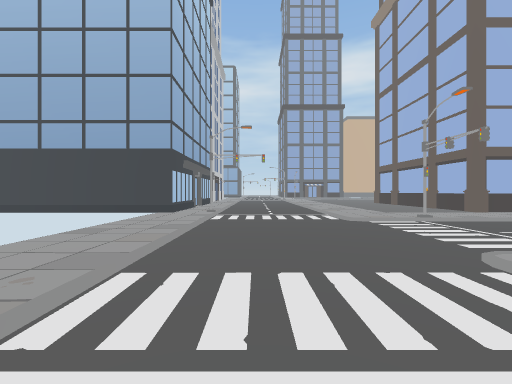
[1] (above)

24 first-person views from a walk through a Unity game level. The camera is 1.2 m above the floor, looks level and sees 90° across. Doors are open. The floor is counted in squares, 2 m on a side. Each view is taken from the middle of a square. On the plan, view 1 faces up. The plan holds only what a view shows up to about 9 squares ahead; the rest is blank. The place goes on beyond the plan.

[2]
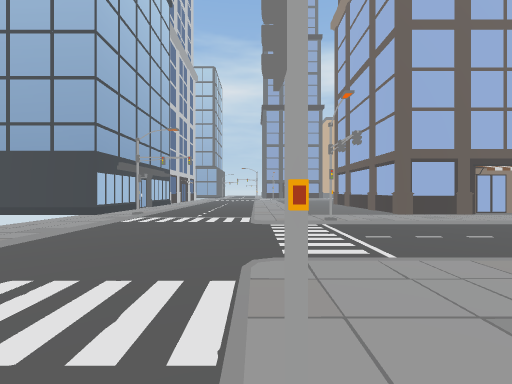

[3]
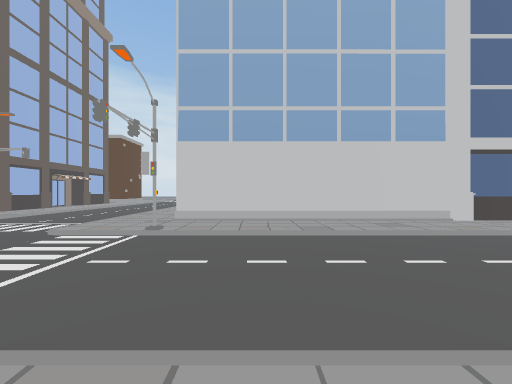

[4]
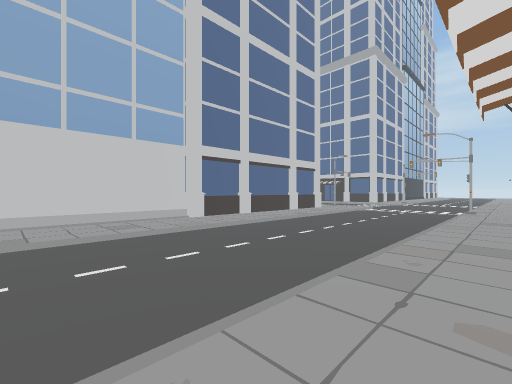

[5]
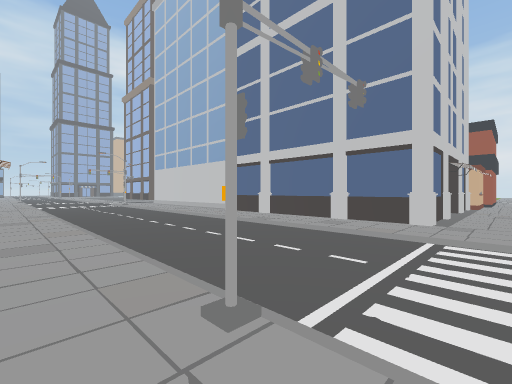

[6]
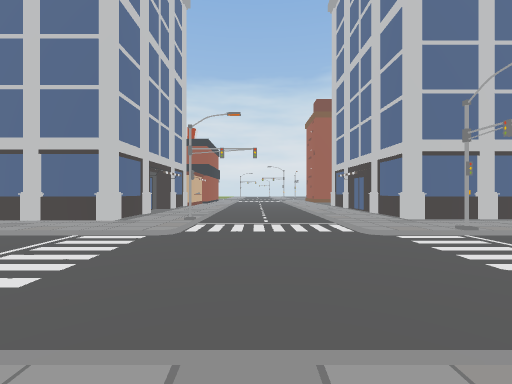

[7]
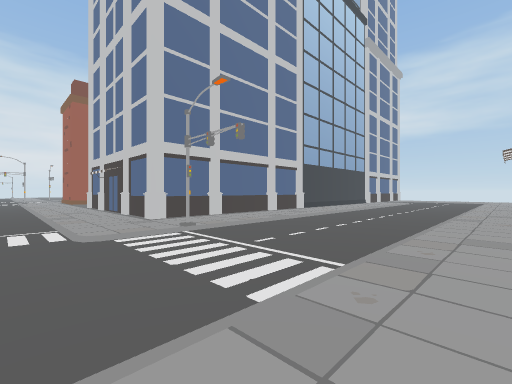

[8]
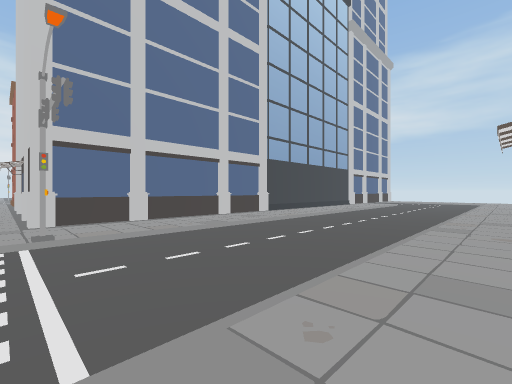

[9]
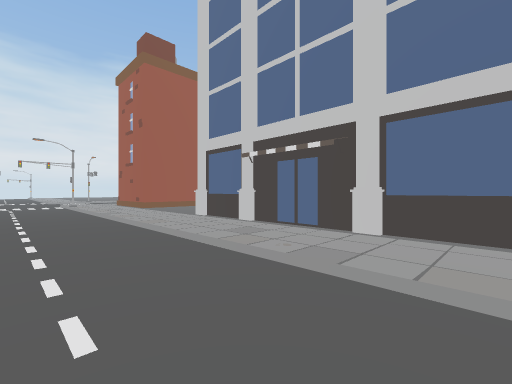

[10]
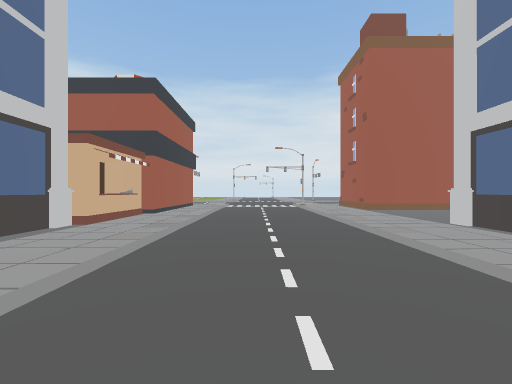

[11]
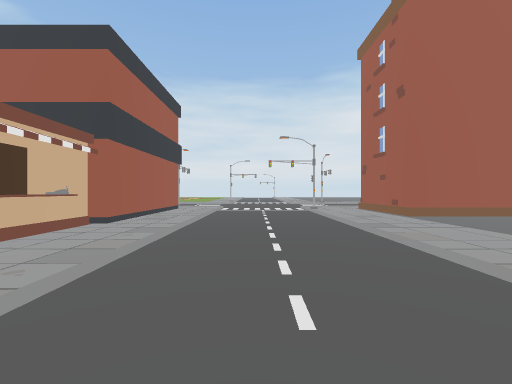

[12]
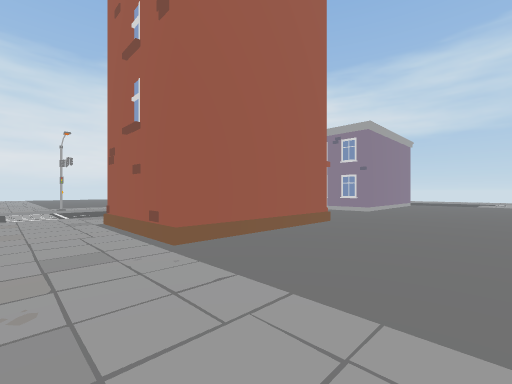

[13]
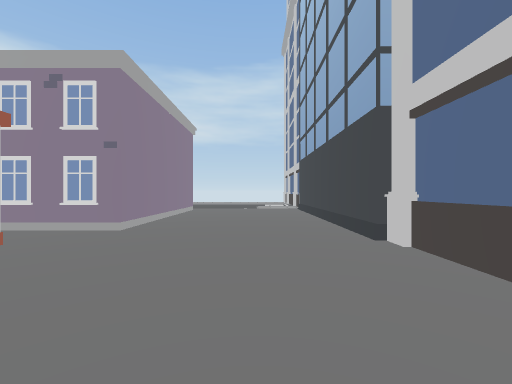

[14]
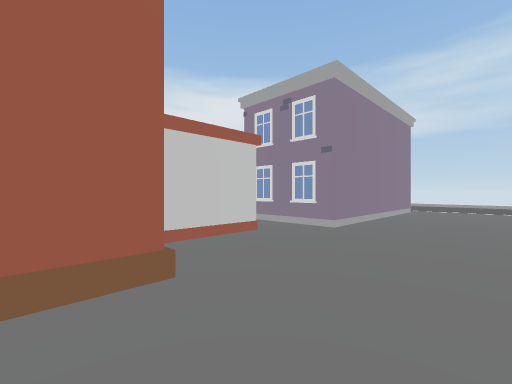

[15]
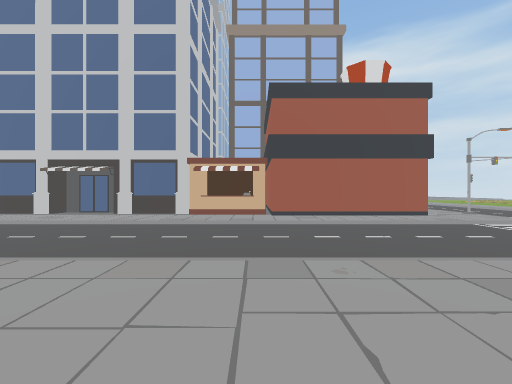

[16]
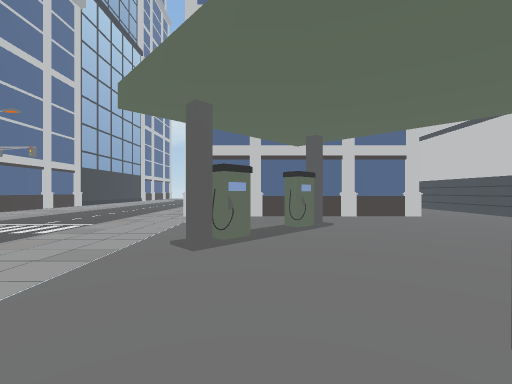

[17]
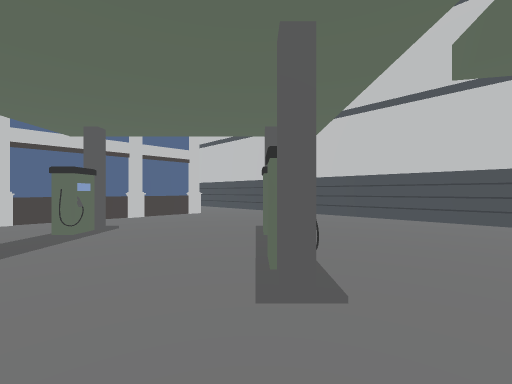

[18]
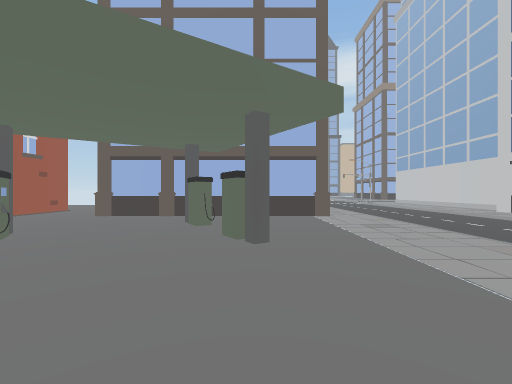

[19]
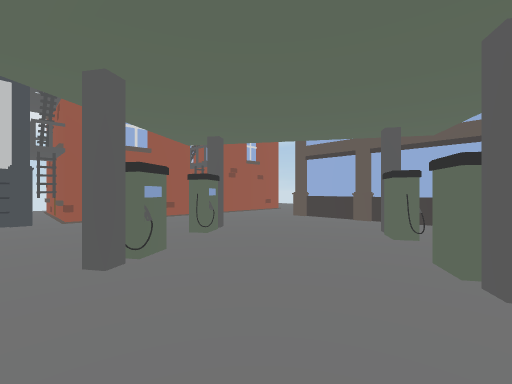

[20]
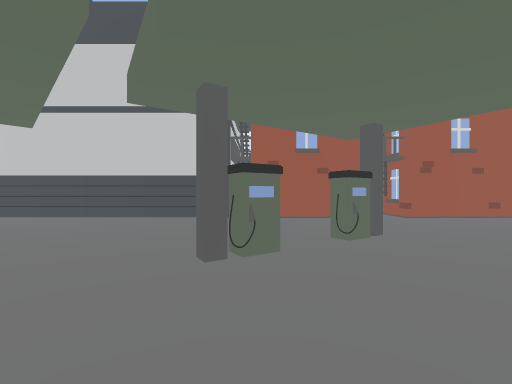

[21]
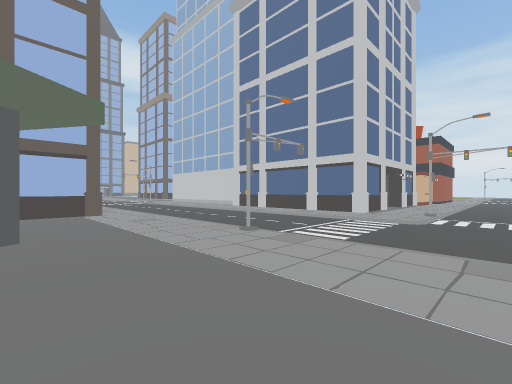

[22]
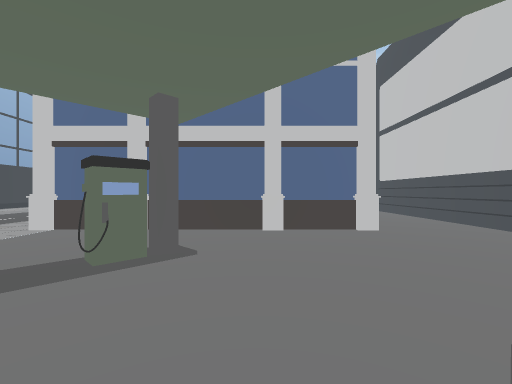

[23]
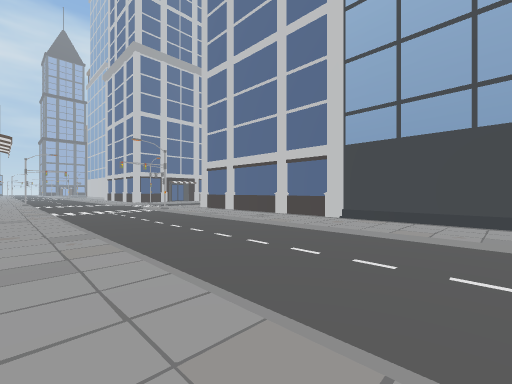

[24]
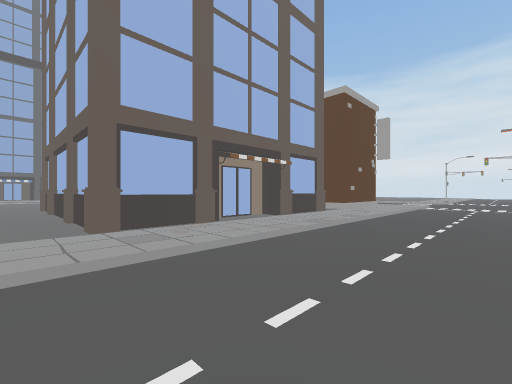

### Floor plan
Key: @ floor where view 1 was taken; # wall or solid block; . main floor; : floor 0.25 m higher than the main floor; / step, stairs or slope; O other object.
Columns run from 11 left of view 1 to 15 right of it. Each row starts with its distance up from view 1.
  9         O//../...#
  8         O//../...##
  7     OOOOO/O../...O##.O#.##
  6          ./../............
  5          ./..//O///////////
  4          ./................
  3          ./................
  2          ./../.....       O
  1           /..O...O
  0          ./@./.#
 -1          ./../.#
 -2          ./../.#
 -3          ./../.#
 -4          ./../.#
 -5  #.      ./../.#
 -6 ##.######./../.#
 -7 #O......O./../.#
 -8 O.....#.../../.#
 -9  #.#....../../.#      #
-10  #..#..#../../.##### OO
-11 ##..#.....O../.##..##OO####
-12  #......../../.............
-13  #....:.../..//O///////////
-14  #...:..../................
-15  #..:...../................
-16  #......../../............O
-17  #......../..O.............
-18  #......O./../.######...# O
-19  #.######./../.O    O...#
-20  #.O     ./../.#     ...#
-21  #.      ./../.#     ....O
-22  #       ./../.#    #....O
-23          ./../.#    O....O
-24          ./../.#    #...OOO
-25          ./../.#    #...O
-26          ./../.#    #...OOO

Positions as (right, up) in squares from view 1, and headings:
1: (0, 0), facing up
2: (2, 0), facing up
3: (-2, -1), facing right
4: (-2, -2), facing down-right
5: (-2, -12), facing up-right
6: (-2, -14), facing right
7: (-2, -15), facing down-right
8: (-2, -17), facing down-right
9: (4, -14), facing down-right
10: (5, -14), facing right
11: (7, -14), facing right
12: (10, -16), facing down-right
13: (11, -20), facing down
14: (11, -20), facing down-right
15: (11, -18), facing up
16: (-4, -12), facing down
17: (-4, -12), facing down-left
18: (-4, -13), facing up
19: (-4, -12), facing up-left
20: (-4, -11), facing left
21: (-4, -14), facing up-right
22: (-6, -14), facing down
23: (-2, -26), facing up-right
24: (5, 3), facing up-right
